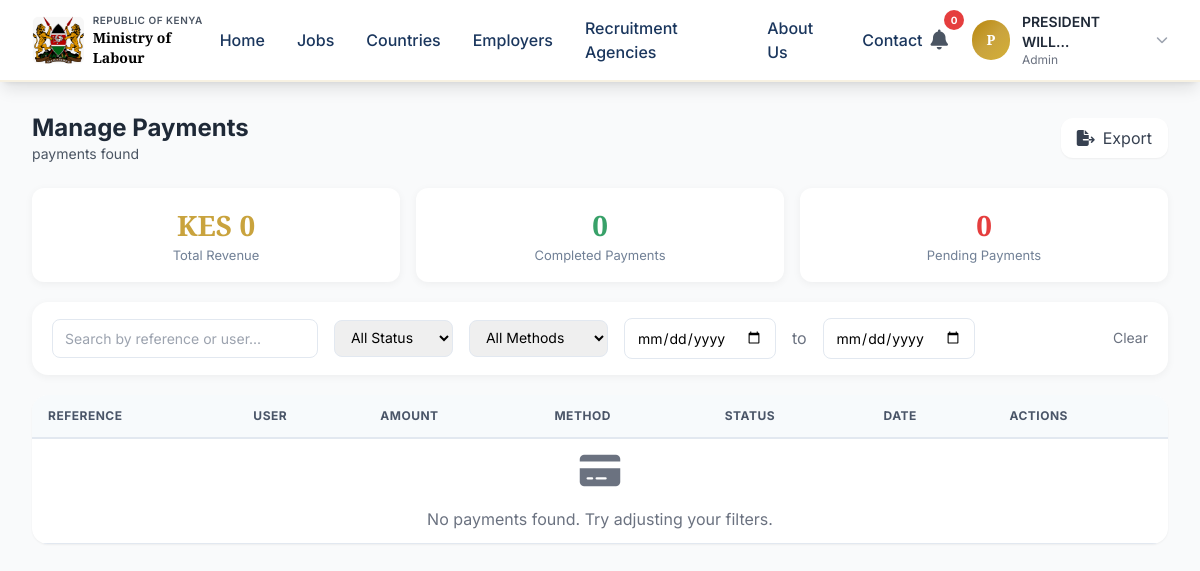
Page /panel/payments/ (signed in) on the committed database.
### accounts/models.py (models this page shows, shortened)
class User(AbstractBaseUser, PermissionsMixin):
    USER_TYPES = (
        ('citizen', 'Citizen'),
        ('employer', 'Employer'),
        ('agency', 'Recruitment Agency'),
        ('admin', 'Administrator'),
    )
    STATUS_CHOICES = (
        ('pending', 'Pending'),
        ('approved', 'Approved'),
        ('suspended', 'Suspended'),
        ('rejected', 'Rejected'),
    )
    GENDER_CHOICES = (
        ('M', 'Male'),
        ('F', 'Female'),
        ('O', 'Other'),
    )
    id = models.UUIDField(primary_key=True, default=uuid.uuid4, editable=False)
    email = models.EmailField(unique=True)
    national_id = models.CharField(max_length=20, unique=True)
    passport_number = models.CharField(max_length=20, blank=True, null=True)
    full_name = models.CharField(max_length=255)
    date_of_birth = models.DateField()
    gender = models.CharField(max_length=1, choices=GENDER_CHOICES)
    phone_number = models.CharField(max_length=15)
    county = models.CharField(max_length=100)
    user_type = models.CharField(max_length=20, choices=USER_TYPES, default='citizen')
    status = models.CharField(max_length=20, choices=STATUS_CHOICES, default='pending')
    is_active = models.BooleanField(default=True)
    is_staff = models.BooleanField(default=False)
    is_verified = models.BooleanField(default=False)
    email_verified = models.BooleanField(default=False)
    phone_verified = models.BooleanField(default=False)
    date_joined = models.DateTimeField(auto_now_add=True)
    last_login = models.DateTimeField(null=True, blank=True)
    updated_at = models.DateTimeField(auto_now=True)
    objects = UserManager()
    USERNAME_FIELD = 'email'
    REQUIRED_FIELDS = ['full_name', 'national_id', 'phone_number']
    class Meta:
        db_table = 'users'
        indexes = [
            models.Index(fields=['email', 'status']),
            models.Index(fields=['national_id']),
            models.Index(fields=['user_type']),
        ]

### admin_panel/views.py (the view)
# urls.py: path('payments/', views.admin_payment_list, name='admin_payment_list'),
@login_required
@staff_member_required
def admin_payment_list(request):
    payments = Payment.objects.select_related('user', 'plan').all()
    status = request.GET.get('status')
    payment_method = request.GET.get('payment_method')
    search = request.GET.get('search')
    date_from = request.GET.get('date_from')
    date_to = request.GET.get('date_to')
    if status:
        payments = payments.filter(status=status)
    if payment_method:
        payments = payments.filter(payment_method=payment_method)
    if search:
        payments = payments.filter(
            Q(user__email__icontains=search) |
            Q(user__full_name__icontains=search) |
            Q(transaction_reference__icontains=search)
        )
    if date_from:
        payments = payments.filter(payment_date__date__gte=date_from)
    if date_to:
        payments = payments.filter(payment_date__date__lte=date_to)
    paginator = Paginator(payments, 20)
    page = request.GET.get('page')
    payments = paginator.get_page(page)
    total_payments = Payment.objects.filter(status='completed').count()
    total_revenue = Payment.objects.filter(status='completed').aggregate(Sum('amount'))['amount__sum'] or 0
    pending_payments = Payment.objects.filter(status='pending').count()
    context = {
        'payments': payments,
        'total_payments': total_payments,
        'total_revenue': total_revenue,
        'pending_payments': pending_payments,
        'current_filters': {
            'status': status,
            'payment_method': payment_method,
            'search': search,
            'date_from': date_from,
            'date_to': date_to,
        }
    }
    return render(request, 'admin_panel/payments/list.html', context)

### templates/admin_panel/payments/list.html (shortened to what this page needs)
{% extends 'base.html' %}
{% load static %}
{% block content %}
<div class="bg-gray-50 min-h-screen py-8">
    <div class="max-w-7xl mx-auto px-4 sm:px-6 lg:px-8">
        <div class="flex flex-wrap justify-between items-center mb-6">
            <div>
                <h1 class="text-2xl font-bold text-gray-800">Manage Payments</h1>
                <p class="text-gray-600 text-sm">{{ paginator.count }} payments found</p>
            </div>
            <div class="flex flex-wrap gap-3 mt-3 md:mt-0">
                <a href="{% url 'admin_panel:admin_export_payments' %}" class="bg-white text-gray-700 px-4 py-2 rounded-xl shadow-sm hover:shadow transition flex items-center gap-2">
                    <i class="fas fa-file-export"></i> Export
                </a>
            </div>
        </div>
        <div class="summary-cards">
            <div class="summary-card">
                <div class="number gold">KES {{ total_revenue|floatformat:0 }}</div>
                <div class="label">Total Revenue</div>
            </div>
            <div class="summary-card">
                <div class="number green">{{ total_payments }}</div>
                <div class="label">Completed Payments</div>
            </div>
            <div class="summary-card">
                <div class="number red">{{ pending_payments }}</div>
                <div class="label">Pending Payments</div>
            </div>
        </div>
        <div class="filter-section">
            <form method="GET" class="flex flex-wrap items-center gap-4">
                <div class="flex-1 min-w-[150px]">
                    <input type="text" name="search" value="{{ current_filters.search|default:'' }}"
                           placeholder="Search by reference or user..."
                           class="w-full px-4 py-2 border border-gray-300 rounded-lg focus:ring-2 focus:ring-primary-light">
                </div>
                <select name="status" class="px-4 py-2 border border-gray-300 rounded-lg focus:ring-2 focus:ring-primary-light">
                    <option value="">All Status</option>
                </select>
                <select name="payment_method" class="px-4 py-2 border border-gray-300 rounded-lg focus:ring-2 focus:ring-primary-light">
                    <option value="">All Methods</option>
                </select>
                <input type="date" name="date_from" value="{{ current_filters.date_from|default:'' }}" class="px-4 py-2 border border-gray-300 rounded-lg">
                <span class="text-gray-500">to</span>
                <input type="date" name="date_to" value="{{ current_filters.date_to|default:'' }}" class="px-4 py-2 border border-gray-300 rounded-lg">
                <button type="submit" class="bg-primary-light text-white px-6 py-2 rounded-lg hover:bg-primary transition">
                    <i class="fas fa-filter"></i> Filter
                </button>
                <a href="{% url 'admin_panel:admin_payment_list' %}" class="text-gray-500 hover:text-gray-700 text-sm">Clear</a>
            </form>
        </div>
        <div class="bg-white rounded-2xl shadow-sm overflow-hidden">
            <div class="overflow-x-auto">
                <table class="admin-table">
                    <thead>
                        <tr>
                            <th>Reference</th>
                            <th>User</th>
                            <th>Amount</th>
                            <th>Method</th>
                            <th>Status</th>
                            <th>Date</th>
                            <th>Actions</th>
                        </tr>
                    </thead>
                    <tbody>
                        {% for payment in payments %}
                            <tr>
                                <td>
                                    <div class="font-mono text-sm">{{ payment.transaction_reference }}</div>
                                </td>
                                <td>
                                    <div class="font-semibold text-gray-800">{{ payment.user.full_name }}</div>
                                    <div class="text-xs text-gray-500">{{ payment.user.email }}</div>
                                </td>
                                <td>
                                    <div class="font-bold text-gray-800">{{ payment.currency }} {{ payment.amount|floatformat:2 }}</div>
                                    {% if payment.plan %}
                                        <div class="text-xs text-gray-500">{{ payment.plan.name }}</div>
                                    {% endif %}
                                </td>
                                <td>
                                    <span class="text-sm">{{ payment.get_payment_method_display }}</span>
                                </td>
                                <td>
                                    <span class="status-badge {{ payment.status }}">
                                        {{ payment.get_status_display }}
                                    </span>
                                </td>
                                <td>
                                    <div class="text-sm">{{ payment.payment_date|date:"M d, Y" }}</div>
                                    <div class="text-xs text-gray-500">{{ payment.payment_date|time:"H:i" }}</div>
                                </td>
                                <td>
                                    <div class="flex flex-wrap gap-1">
                                        {% if payment.status == 'pending' %}
                                            <a href="{% url 'admin_panel:admin_verify_payment' payment.id %}"
                                               class="action-btn btn-verify" onclick="return confirm('Verify this payment?')">
                                                <i class="fas fa-check"></i> Verify
                                            </a>
                                        {% endif %}
                                        {% if payment.status == 'completed' %}
                                            <a href="{% url 'admin_panel:admin_refund_payment' payment.id %}"
                                               class="action-btn btn-refund" onclick="return confirm('Refund this payment?')">
                                                <i class="fas fa-undo"></i> Refund
                                            </a>
                                        {% endif %}
                                        <a href="{% url 'admin_panel:admin_payment_detail' payment.id %}" class="action-btn btn-view">
                                            <i class="fas fa-eye"></i> View
                                        </a>
                                    </div>
                                </td>
                            </tr>
                        {% empty %}
                            <tr>
                                <td colspan="7" class="text-center py-12 text-gray-500">
                                    <i class="fas fa-credit-card text-4xl mb-4 block"></i>
                                    No payments found. Try adjusting your filters.
                                </td>
                            </tr>
                        {% endfor %}
                    </tbody>
                </table>
            </div>
        </div>
    </div>
</div>
{% endblock %}

### templates/base.html (shortened to what this page needs)
{% load static %}
<!DOCTYPE html>
<html lang="en">
<head>
    <script src="https://cdn.tailwindcss.com"></script>
    <link rel="stylesheet" href="https://cdnjs.cloudflare.com/ajax/libs/font-awesome/6.5.1/css/all.min.css">
    <link href="https://unpkg.com/aos@2.3.1/dist/aos.css" rel="stylesheet">
    <link rel="stylesheet" type="text/css" href="https://cdn.jsdelivr.net/npm/slick-carousel@1.8.1/slick/slick.css"/>
    <link rel="stylesheet" type="text/css" href="https://cdn.jsdelivr.net/npm/slick-carousel@1.8.1/slick/slick-theme.css"/>
</head>
<body>
    <nav class="navbar-gov fixed top-0 left-0 right-0 z-50 shadow-lg transition-all duration-300" id="navbar">
        <div class="max-w-7xl mx-auto px-4 sm:px-6 lg:px-8">
            <div class="flex justify-between items-center h-20">
                <div class="flex items-center space-x-4">
                    <div class="flex items-center space-x-3">
                        <div class="flex items-center space-x-2">
                            <img src="{% static 'images/coat-of-arms.png' %}" alt="Government Logo" class="h-12 w-auto hidden sm:block">
                            <div>
                                <div class="text-[10px] text-gray-600 font-semibold tracking-wider uppercase gov-font-sans">Republic of Kenya</div>
                                <div class="text-sm font-bold text-primary-light gov-font">Ministry of Labour</div>
                            </div>
                        </div>
                    </div>
                </div>
                <div class="hidden lg:flex items-center space-x-8">
                    <a href="{% url 'home' %}" class="nav-link">Home</a>
                    <a href="{% url 'job_list' %}" class="nav-link">Jobs</a>
                    <a href="{% url 'countries' %}" class="nav-link">Countries</a>
                    <a href="{% url 'employers:employer_list' %}" class="nav-link">Employers</a>
                    <a href="{% url 'agencies:agency_list' %}" class="nav-link">Recruitment Agencies</a>
                    <a href="{% url 'about' %}" class="nav-link">About Us</a>
                    <a href="{% url 'contact' %}" class="nav-link">Contact</a>
                </div>
                <div class="flex items-center space-x-2 sm:space-x-4">
                    {% if user.is_authenticated %}
                        <div class="relative notification-badge hidden sm:block">
                            <button class="text-gray-600 hover:text-gold-dark transition-colors p-2 rounded-full hover:bg-gray-100" id="notificationToggle">
                                <i class="fas fa-bell text-xl"></i>
                                <span class="badge" id="notificationCount">{{ unread_notifications|default:0 }}</span>
                            </button>
                        </div>
                        <div class="relative dropdown">
                            <button class="flex items-center space-x-2 sm:space-x-3 focus:outline-none group">
                                <div class="w-8 h-8 sm:w-10 sm:h-10 rounded-full gradient-gold flex items-center justify-center text-white font-semibold text-xs sm:text-sm gov-font">
                                    {{ user.full_name|slice:":1"|upper }}
                                </div>
                                <div class="hidden lg:block text-left">
                                    <p class="text-sm font-semibold text-gray-800 gov-font-sans">{{ user.full_name|truncatechars:15 }}</p>
                                    <p class="text-xs text-gray-500 gov-font-sans">{{ user.user_type|title }}</p>
                                </div>
                                <i class="fas fa-chevron-down text-gray-400 text-xs transition-transform duration-300 group-hover:rotate-180 hidden sm:inline-block"></i>
                            </button>
                        </div>
                    {% endif %}
                </div>
            </div>
        </div>
    </nav>
    <main class="mt-20">
        {% block content %}{% endblock %}
    </main>
</body>
</html>

### rows in the picture
User: full_name "P", full_name "PRESIDENT WILL…", user_type "Admin"

### other values in the picture
{{ unread_notifications|default:0 }} "0"
{{ total_revenue|floatformat:0 }} "0"
{{ total_payments }} "0"
{{ pending_payments }} "0"
